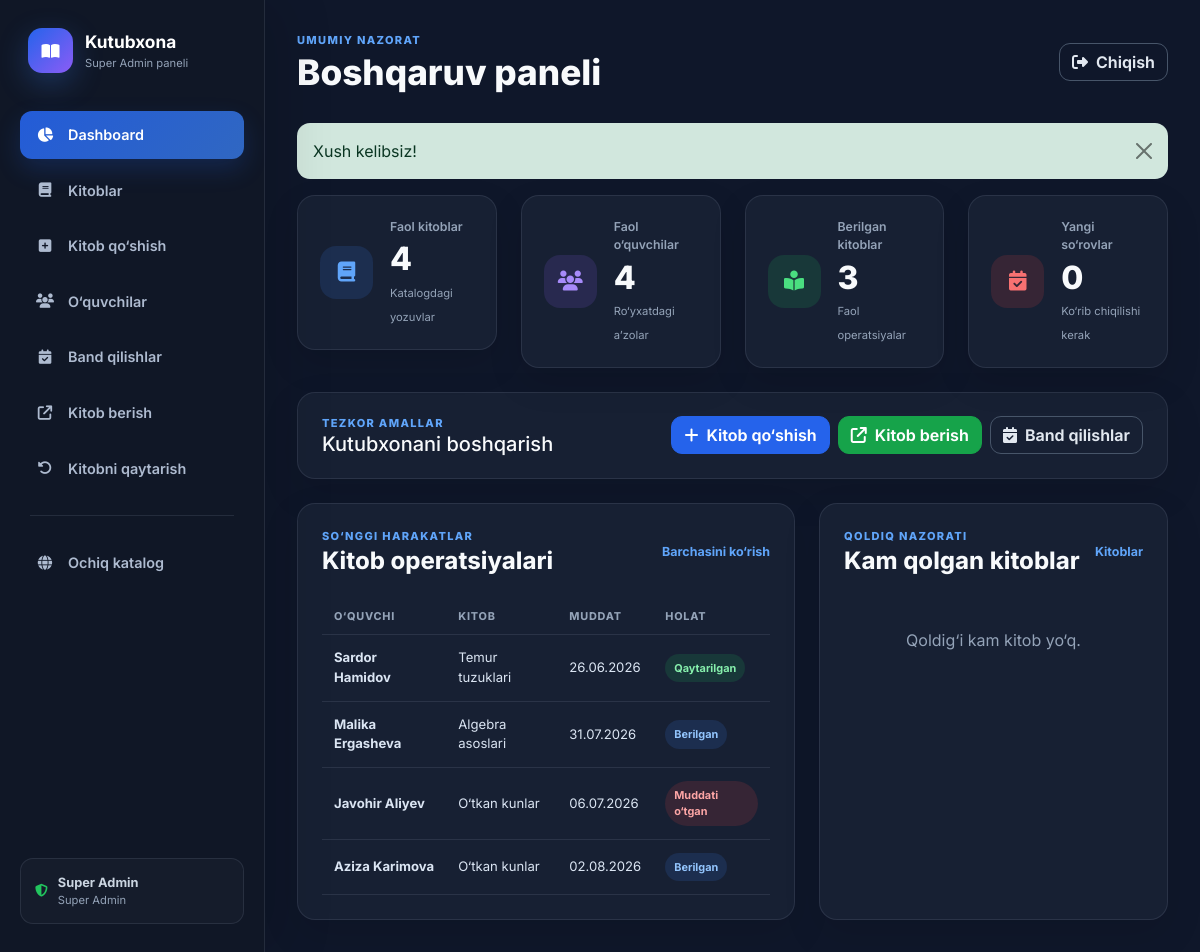
Screenshot of /library-app/admin/index.php (signed in) with the database file from the repository.
### tables this page shows
CREATE TABLE IF NOT EXISTS users (
    id BIGINT UNSIGNED AUTO_INCREMENT PRIMARY KEY,
    first_name VARCHAR(80) NOT NULL,
    last_name VARCHAR(80) NOT NULL,
    class_name VARCHAR(50) DEFAULT NULL,
    email VARCHAR(190) NOT NULL UNIQUE,
    phone VARCHAR(30) NOT NULL,
    password_hash VARCHAR(255) NOT NULL,
    role ENUM('student','librarian','admin') NOT NULL COMMENT 'librarian is the canonical seller role',
    is_active TINYINT(1) NOT NULL DEFAULT 1,
    created_at TIMESTAMP NOT NULL DEFAULT CURRENT_TIMESTAMP,
    updated_at TIMESTAMP NOT NULL DEFAULT CURRENT_TIMESTAMP ON UPDATE CURRENT_TIMESTAMP,
    INDEX idx_users_role_active (role, is_active)
);

CREATE TABLE borrow_transactions (
    id BIGINT UNSIGNED AUTO_INCREMENT PRIMARY KEY,
    book_id INT UNSIGNED NOT NULL,
    student_id INT UNSIGNED NOT NULL,
    borrow_date DATE NOT NULL,
    due_date DATE NOT NULL,
    return_date DATE DEFAULT NULL,
    status ENUM('borrowed','returned','overdue') NOT NULL DEFAULT 'borrowed',
    created_at TIMESTAMP NOT NULL DEFAULT CURRENT_TIMESTAMP,
    CONSTRAINT fk_transactions_book FOREIGN KEY (book_id) REFERENCES books(id) ON UPDATE CASCADE ON DELETE RESTRICT,
    CONSTRAINT fk_transactions_student FOREIGN KEY (student_id) REFERENCES students(id) ON UPDATE CASCADE ON DELETE RESTRICT,
    CONSTRAINT chk_transactions_due_date CHECK (due_date >= borrow_date),
    CONSTRAINT chk_transactions_return_date CHECK (return_date IS NULL OR return_date >= borrow_date),
    INDEX idx_transactions_status_due (status, due_date), INDEX idx_transactions_book (book_id), INDEX idx_transactions_student (student_id)
);

CREATE TABLE students (
    id INT UNSIGNED AUTO_INCREMENT PRIMARY KEY,
    user_id BIGINT UNSIGNED DEFAULT NULL UNIQUE,
    first_name VARCHAR(80) NOT NULL,
    last_name VARCHAR(80) NOT NULL,
    full_name VARCHAR(180) NOT NULL,
    class_name VARCHAR(50) NOT NULL,
    phone VARCHAR(100) DEFAULT NULL,
    student_code VARCHAR(50) NOT NULL UNIQUE,
    is_active TINYINT(1) NOT NULL DEFAULT 1,
    created_at TIMESTAMP NOT NULL DEFAULT CURRENT_TIMESTAMP,
    updated_at TIMESTAMP NOT NULL DEFAULT CURRENT_TIMESTAMP ON UPDATE CURRENT_TIMESTAMP,
    CONSTRAINT fk_students_user FOREIGN KEY (user_id) REFERENCES users(id) ON UPDATE CASCADE ON DELETE SET NULL,
    INDEX idx_students_person_name (last_name, first_name), INDEX idx_students_class (class_name), INDEX idx_students_active (is_active)
);

CREATE TABLE books (
    id INT UNSIGNED AUTO_INCREMENT PRIMARY KEY,
    user_id BIGINT UNSIGNED DEFAULT NULL COMMENT 'NULL preserves legacy school-library inventory',
    title VARCHAR(255) NOT NULL,
    author VARCHAR(180) NOT NULL,
    category_id INT UNSIGNED NOT NULL,
    description TEXT NOT NULL,
    cover_image VARCHAR(255) DEFAULT NULL,
    total_copies INT UNSIGNED NOT NULL DEFAULT 1,
    available_copies INT UNSIGNED NOT NULL DEFAULT 1,
    price DECIMAL(12,2) DEFAULT NULL,
    rental_price DECIMAL(12,2) DEFAULT NULL,
    listing_type ENUM('sale','rental','both') NOT NULL DEFAULT 'rental',
    address VARCHAR(255) DEFAULT NULL,
    phone VARCHAR(30) DEFAULT NULL,
    ebook_file VARCHAR(255) DEFAULT NULL COMMENT 'Random server-side filename only',
    ebook_original_name VARCHAR(255) DEFAULT NULL,
    ebook_mime VARCHAR(100) DEFAULT NULL,
    ebook_size BIGINT UNSIGNED DEFAULT NULL,
    video_source ENUM('none','url','upload') NOT NULL DEFAULT 'none',
    video_url TEXT NULL,
    video_file VARCHAR(255) DEFAULT NULL COMMENT 'Random server-side filename only',
    video_original_name VARCHAR(255) DEFAULT NULL,
    video_mime VARCHAR(100) DEFAULT NULL,
    video_size BIGINT UNSIGNED DEFAULT NULL,
    is_active TINYINT(1) NOT NULL DEFAULT 1,
    created_at TIMESTAMP NOT NULL DEFAULT CURRENT_TIMESTAMP,
    updated_at TIMESTAMP NOT NULL DEFAULT CURRENT_TIMESTAMP ON UPDATE CURRENT_TIMESTAMP,
    CONSTRAINT fk_books_user FOREIGN KEY (user_id) REFERENCES users(id) ON UPDATE CASCADE ON DELETE SET NULL,
    CONSTRAINT fk_books_category FOREIGN KEY (category_id) REFERENCES categories(id) ON UPDATE CASCADE ON DELETE RESTRICT,
    CONSTRAINT chk_books_total_copies CHECK (total_copies >= 1),
    CONSTRAINT chk_books_available_copies CHECK (available_copies <= total_copies),
    INDEX idx_books_owner (user_id, is_active),
    INDEX idx_books_public (is_active, created_at), INDEX idx_books_title (title), INDEX idx_books_author (author), INDEX idx_books_category (category_id)
);

### library-app/config/db.php (called while the page is built, shortened)
<?php
try {
    $pdo = new PDO(
        'mysql:host=' . DB_HOST .
        ';port=' . DB_PORT .
        ';dbname=' . DB_NAME .
        ';charset=utf8mb4',
        DB_USER,
        DB_PASS,
        [
            PDO::ATTR_ERRMODE => PDO::ERRMODE_EXCEPTION,
            PDO::ATTR_DEFAULT_FETCH_MODE => PDO::FETCH_ASSOC,
            PDO::ATTR_EMULATE_PREPARES => false,
        ]
    );
} catch (PDOException $exception) {
    http_response_code(500);
    exit(
        '<!doctype html>' .
        '<html lang="uz">' .
        '<head>' .
        '<meta charset="utf-8">' .
        '<meta name="viewport" content="width=device-width, initial-scale=1">' .
        '<title>Ulanish xatosi</title>' .
        '<style>' .
        'body{font-family:Arial,sans-serif;background:#f8fafc;padding:40px;color:#0f172a}' .
        '.box{max-width:720px;margin:auto;background:#fff;padding:28px;border-radius:16px;box-shadow:0 12px 35px #0f172a1a}' .
        'code{background:#fee2e2;padding:3px 7px;border-radius:5px}' .
        '</style>' .
        '</head>' .
        '<body>' .
        '<div class="box">' .
        '<h1>Ma’lumotlar bazasiga ulanib bo‘lmadi</h1>' .
        '<p><code>database.sql</code> faylini phpMyAdmin orqali import qiling.</p>' .
        '<p><code>config/db.php</code> ichidagi baza nomi va ulanish ma’lumotlarini tekshiring.</p>' .
        '</div>' .
        '</body>' .
        '</html>'
    );
}
function e($value): string
{
    return htmlspecialchars(
        (string) $value,
        ENT_QUOTES | ENT_SUBSTITUTE,
        'UTF-8',
        false
    );
}
function get_flash(): ?array
{
    $flash = $_SESSION['flash'];
    return $flash;
}
require_once dirname(__DIR__) . '/includes/auth.php';
require_once dirname(__DIR__) . '/includes/feature_helpers.php';

### library-app/includes/auth.php (called while the page is built, shortened)
<?php
function current_user(PDO $pdo): ?array
{
    $sessionId = filter_var($_SESSION['user_id'] ?? null, FILTER_VALIDATE_INT);
    $statement = $pdo->prepare(
        'SELECT id, first_name, last_name, class_name, email, phone, role, is_active
         FROM users WHERE id = :id LIMIT 1'
    );
    $statement->execute(['id' => $sessionId]);
    $user = $statement->fetch();
    $loadedUser = $user;
    return $loadedUser;
}
function require_auth(PDO $pdo): array
{
    $user = current_user($pdo);
    return $user;
}
function require_any_role(PDO $pdo, array $roles): array
{
    $user = require_auth($pdo);
    return $user;
}
function require_role(PDO $pdo, string $role): array
{
    return require_any_role($pdo, [$role]);
}

### library-app/admin/index.php (the view, shortened to what this page needs)
<?php
require_once dirname(__DIR__) . '/config/db.php';
$user = require_role($pdo, 'admin');
$statistics = [
    'books' => (int) $pdo->query('SELECT COUNT(*) FROM books WHERE is_active = 1')->fetchColumn(),
    'students' => (int) $pdo->query('SELECT COUNT(*) FROM students WHERE is_active = 1')->fetchColumn(),
    'active_loans' => (int) $pdo->query("SELECT COUNT(*) FROM borrow_transactions WHERE status IN ('borrowed', 'overdue') AND return_date IS NULL")->fetchColumn(),
    'pending_reservations' => (int) $pdo->query("SELECT COUNT(*) FROM reservations WHERE status = 'pending'")->fetchColumn(),
];
$recentStatement = $pdo->prepare(
    "SELECT bt.borrow_date, bt.due_date, bt.status, b.title, s.full_name
     FROM borrow_transactions bt
     INNER JOIN books b ON b.id = bt.book_id
     INNER JOIN students s ON s.id = bt.student_id
     ORDER BY bt.created_at DESC, bt.id DESC
     LIMIT 8"
);
$recentStatement->execute();
$recentTransactions = $recentStatement->fetchAll();
$lowStockStatement = $pdo->prepare(
    'SELECT id, title, author, available_copies, total_copies
     FROM books
     WHERE is_active = 1 AND available_copies <= 1
     ORDER BY available_copies ASC, title ASC
     LIMIT 8'
);
$lowStockStatement->execute();
$lowStockBooks = $lowStockStatement->fetchAll();
$flash = get_flash();
?>
<!doctype html>
<html lang="uz">
<head>
    <link rel="stylesheet" href="https://cdn.jsdelivr.net/npm/bootstrap@5.3.3/dist/css/bootstrap.min.css">
    <link rel="stylesheet" href="https://cdnjs.cloudflare.com/ajax/libs/font-awesome/6.5.2/css/all.min.css">
    <link rel="stylesheet" href="<?= e(APP_URL) ?>/assets/css/admin.css">
</head>
<body class="admin-body">
<div class="admin-layout">
    <aside class="admin-sidebar">
        <a class="admin-brand" href="<?= e(APP_URL) ?>/admin/index.php">
            <span><i class="fa-solid fa-book-open"></i></span>
            <div><strong>Kutubxona</strong><small>Super Admin paneli</small></div>
        </a>
        <?= library_feature_admin_nav('dashboard') ?>
        <div class="sidebar-footer">
            <i class="fa-solid fa-shield-halved"></i>
            <span><strong><?= e($user['first_name'] . ' ' . $user['last_name']) ?></strong><small>Super Admin</small></span>
        </div>
    </aside>
    <main class="admin-main">
        <header class="admin-topbar">
            <div>
                <p class="admin-eyebrow">Umumiy nazorat</p>
                <h1>Boshqaruv paneli</h1>
            </div>
            <form method="post" action="<?= e(APP_URL) ?>/logout.php">
                <button class="btn btn-outline-light" type="submit"><i class="fa-solid fa-right-from-bracket me-2"></i>Chiqish</button>
            </form>
        </header>
        <?php if ($flash): ?>
            <div class="alert alert-<?= e($flash['type']) ?> alert-dismissible fade show" role="alert">
                <?= e($flash['message']) ?>
                <button class="btn-close" type="button" data-bs-dismiss="alert" aria-label="Yopish"></button>
            </div>
        <?php endif; ?>
        <section class="row g-4 mb-4" aria-label="Kutubxona statistikasi">
            <div class="col-sm-6 col-xl-3"><article class="stat-card stat-blue"><span class="stat-icon"><i class="fa-solid fa-book"></i></span><div><p>Faol kitoblar</p><h2><?= $statistics['books'] ?></h2><small>Katalogdagi yozuvlar</small></div></article></div>
            <div class="col-sm-6 col-xl-3"><article class="stat-card stat-violet"><span class="stat-icon"><i class="fa-solid fa-users"></i></span><div><p>Faol o‘quvchilar</p><h2><?= $statistics['students'] ?></h2><small>Ro‘yxatdagi a’zolar</small></div></article></div>
            <div class="col-sm-6 col-xl-3"><article class="stat-card stat-green"><span class="stat-icon"><i class="fa-solid fa-book-open-reader"></i></span><div><p>Berilgan kitoblar</p><h2><?= $statistics['active_loans'] ?></h2><small>Faol operatsiyalar</small></div></article></div>
            <div class="col-sm-6 col-xl-3"><article class="stat-card stat-red"><span class="stat-icon"><i class="fa-solid fa-calendar-check"></i></span><div><p>Yangi so‘rovlar</p><h2><?= $statistics['pending_reservations'] ?></h2><small>Ko‘rib chiqilishi kerak</small></div></article></div>
        </section>
        <section class="quick-actions mb-4">
            <div><p class="admin-eyebrow">Tezkor amallar</p><h2 class="h5 mb-0">Kutubxonani boshqarish</h2></div>
            <div class="d-flex flex-wrap gap-2">
                <a class="btn btn-primary" href="<?= e(APP_URL) ?>/admin/add-book.php"><i class="fa-solid fa-plus me-2"></i>Kitob qo‘shish</a>
                <a class="btn btn-success" href="<?= e(APP_URL) ?>/admin/issue-book.php"><i class="fa-solid fa-arrow-up-right-from-square me-2"></i>Kitob berish</a>
                <a class="btn btn-outline-light" href="<?= e(APP_URL) ?>/admin/reservations.php"><i class="fa-solid fa-calendar-check me-2"></i>Band qilishlar</a>
            </div>
        </section>
        <div class="row g-4">
            <div class="col-xl-7">
                <section class="admin-panel h-100">
                    <div class="panel-heading"><div><p class="admin-eyebrow">So‘nggi harakatlar</p><h2 class="h4">Kitob operatsiyalari</h2></div><a href="<?= e(APP_URL) ?>/admin/return-book.php">Barchasini ko‘rish</a></div>
                    <div class="table-responsive">
                        <table class="table admin-table align-middle">
                            <thead><tr><th>O‘quvchi</th><th>Kitob</th><th>Muddat</th><th>Holat</th></tr></thead>
                            <tbody>
                            <?php foreach ($recentTransactions as $transaction): ?>
                                <tr>
                                    <td><strong><?= e($transaction['full_name']) ?></strong></td>
                                    <td><?= e($transaction['title']) ?></td>
                                    <td><?= e(library_feature_date($transaction['due_date'])) ?></td>
                                    <td><span class="status-pill status-<?= e($transaction['status']) ?>"><?= $transaction['status'] === 'returned' ? 'Qaytarilgan' : ($transaction['status'] === 'overdue' ? 'Muddati o‘tgan' : 'Berilgan') ?></span></td>
                                </tr>
                            <?php endforeach; ?>
                            </tbody>
                        </table>
                    </div>
                </section>
            </div>
            <div class="col-xl-5">
                <section class="admin-panel h-100">
                    <div class="panel-heading"><div><p class="admin-eyebrow">Qoldiq nazorati</p><h2 class="h4">Kam qolgan kitoblar</h2></div><a href="<?= e(APP_URL) ?>/admin/books.php">Kitoblar</a></div>
                    <?php if ($lowStockBooks === []): ?><div class="empty-admin">Qoldig‘i kam kitob yo‘q.</div><?php endif; ?>
                </section>
            </div>
        </div>
    </main>
</div>
</body>
</html>

### library-app/includes/feature_helpers.php (shortened to what this page needs)
<?php
function library_feature_date($value, string $fallback = '—'): string
{
    $timestamp = strtotime($value);
    return $timestamp === false ? $fallback : date('d.m.Y', $timestamp);
}
function library_feature_admin_nav(string $active): string
{
    $items = [
        'dashboard' => ['admin/index.php', 'fa-chart-pie', 'Dashboard'],
        'books' => ['admin/books.php', 'fa-book', 'Kitoblar'],
        'add-book' => ['admin/add-book.php', 'fa-square-plus', 'Kitob qo‘shish'],
        'students' => ['admin/students.php', 'fa-users', 'O‘quvchilar'],
        'reservations' => ['admin/reservations.php', 'fa-calendar-check', 'Band qilishlar'],
        'issue' => ['admin/issue-book.php', 'fa-arrow-up-right-from-square', 'Kitob berish'],
        'return' => ['admin/return-book.php', 'fa-rotate-left', 'Kitobni qaytarish'],
    ];
    $html = '<nav class="admin-nav" aria-label="Super Admin navigatsiyasi">';
    foreach ($items as $key => $item) {
        $html .= '<a' . ($active === $key ? ' class="active"' : '') . ' href="' . e(APP_URL . '/' . $item[0]) . '"><i class="fa-solid ' . e($item[1]) . '"></i>' . e($item[2]) . '</a>';
    }
    return $html . '<div class="nav-divider"></div><a href="' . e(APP_URL . '/index.php') . '"><i class="fa-solid fa-globe"></i>Ochiq katalog</a></nav>';
}

### rows the page displays
users: first_name+last_name "Super Admin"
borrow_transactions: student.full_name "Sardor Hamidov", book.title "Temur tuzuklari", due_date "26.06.2026", status "Qaytarilgan"
borrow_transactions: student.full_name "Malika Ergasheva", book.title "Algebra asoslari", due_date "31.07.2026", status "Berilgan"
borrow_transactions: student.full_name "Javohir Aliyev", book.title "O‘tkan kunlar", due_date "06.07.2026", status "Muddati o‘tgan"
borrow_transactions: student.full_name "Aziza Karimova", book.title "O‘tkan kunlar", due_date "02.08.2026", status "Berilgan"

### other values shown
$item[2] "Dashboard"
$item[2] "Kitoblar"
$item[2] "Kitob qo‘shish"
$item[2] "O‘quvchilar"
$item[2] "Band qilishlar"
$item[2] "Kitob berish"
$item[2] "Kitobni qaytarish"
$flash['message'] "Xush kelibsiz!"
$statistics['books'] "4"
$statistics['students'] "4"
$statistics['active_loans'] "3"
$statistics['pending_reservations'] "0"
